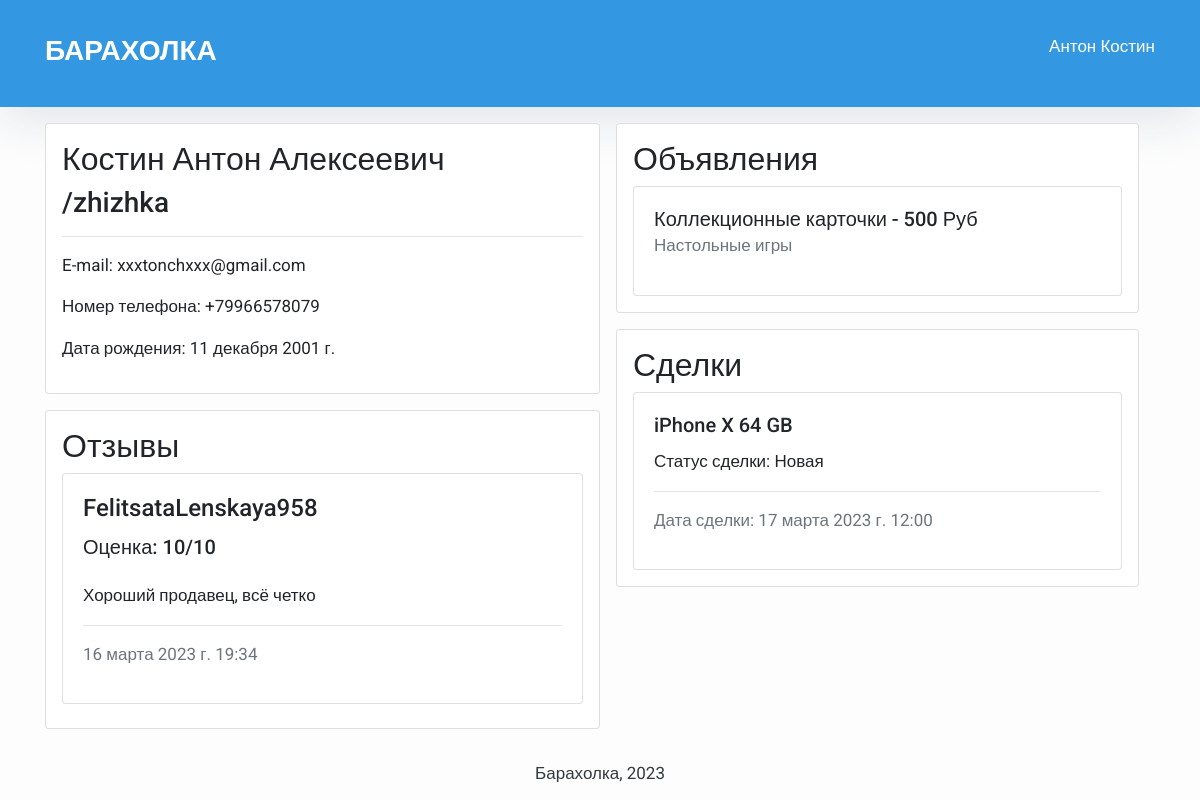
Page /account/ (signed in) on the earlier database version.
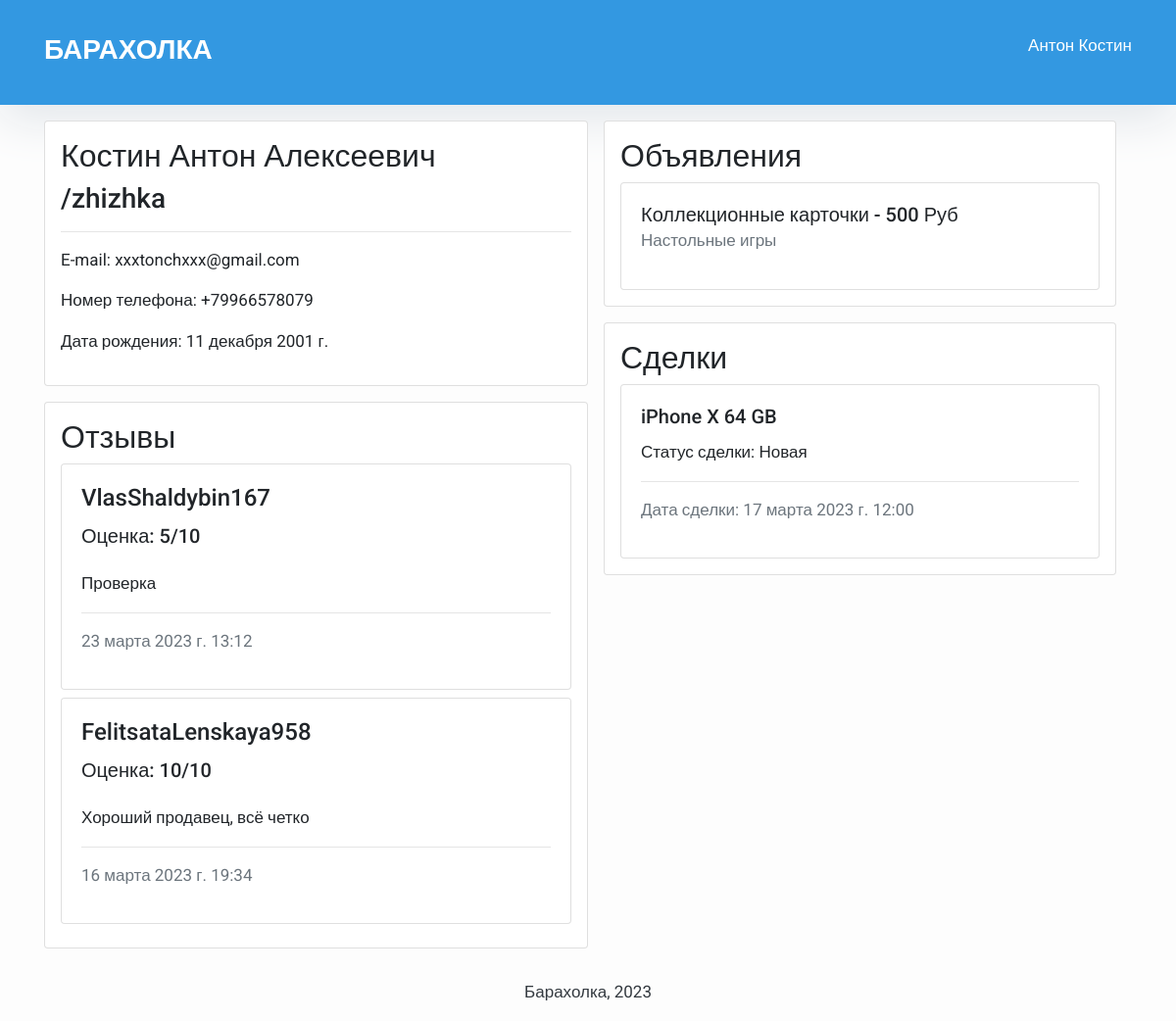
Same page on the later database version.
### avito/models.py (models this page shows, shortened)
class CustomUser(AbstractUser):
    first_name = models.CharField(max_length=30)
    last_name = models.CharField(max_length=30)
    surname = models.CharField(max_length=30)
    phone_number = models.CharField(max_length=11)
    birth_date = models.DateField(null=True, blank=True)
    REQUIRED_FIELDS = ['first_name', 'last_name',
                       'surname', 'phone_number', 'birth_date', 'email']
    class Meta:
        verbose_name = "Пользователь"
        verbose_name_plural = "Пользователи"
    def __str__(self):
        return "{}".format(self.username)

class Comment(models.Model):
    comment_id = models.AutoField(primary_key=True)
    user = models.ForeignKey(CustomUser, on_delete=models.RESTRICT,
                             related_name='%(class)s_requests_created')
    user_comment = models.ForeignKey(
        CustomUser, on_delete=models.RESTRICT)
    text = models.TextField(max_length=100)
    rating = models.PositiveSmallIntegerField()
    created = models.DateTimeField(auto_now_add=True, editable=False)
    class Meta:
        verbose_name = "Комментарий"
        verbose_name_plural = "Комментарии"

class Post(models.Model):
    post_id = models.AutoField(primary_key=True)
    title = models.CharField(max_length=100)
    description = models.TextField(max_length=300)
    seller = models.ForeignKey(CustomUser, on_delete=models.CASCADE)
    price = models.PositiveIntegerField()
    address = models.ForeignKey(Address, on_delete=models.RESTRICT)
    category = models.ForeignKey(PostCategory, on_delete=models.RESTRICT)
    status = models.ForeignKey(
        PostStatus, default="Активно", on_delete=models.RESTRICT)
    class Meta:
        verbose_name = "Обявление"
        verbose_name_plural = "Объявления"
    def __str__(self):
        return str(self.title)

class PostCategory(models.Model):
    postCategory_id = models.AutoField(primary_key=True)
    name = models.CharField(max_length=30)
    class Meta:
        verbose_name = "Категория объявления"
        verbose_name_plural = "Категории объявлений"
    def __str__(self):
        return str(self.name)

class Deal(models.Model):
    deal_id = models.AutoField(primary_key=True)
    post = models.ForeignKey(Post, on_delete=models.CASCADE)
    buyer = models.ForeignKey(CustomUser, on_delete=models.RESTRICT)
    status = models.ForeignKey(DealStatus, on_delete=models.RESTRICT)
    date = models.DateTimeField(editable=True)
    class Meta:
        verbose_name = "Сделка"
        verbose_name_plural = "Сделки"

class DealStatus(models.Model):
    dealStatus_id = models.AutoField(primary_key=True)
    name = models.CharField(max_length=30)
    class Meta:
        verbose_name = "Статус сделки"
        verbose_name_plural = "Статусы сделок"
    def __str__(self):
        return str(self.name)

### avito/views.py (the view)
# urls.py: path('account/', views.account, name='account')                 # Личный кабинет пользователя
@login_required
def account(request):
    current_user = request.user
    reviews = Comment.objects.filter(user=current_user.id).order_by('-created')
    posts = Post.objects.filter(seller=current_user.id).order_by('-post_id')
    deals = Deal.objects.filter(buyer=current_user.id).order_by('status')
    return render(request, 'account.html', {'reviews' : reviews, 'posts' : posts, 'deals' : deals})

### templates/account.html
{% extends "base.html" %}
{% block content %}
<div class="container">
    <div class="d-flex flex-row justify-content-center my-3">
        <div class="d-flex flex-column w-50">
            <div class="card p-3 mb-3">
                <div>
                    <h2> {{ user.last_name}} {{ user.first_name }} {{ user.surname }} </h2>
                    <h3> /{{ user.username }} </h3>
                    <hr>
                    <p> E-mail: {{ user.email }}</p>
                    <p> Номер телефона: +{{ user.phone_number }} </p>
                    <p> Дата рождения: {{ user.birth_date }}</p>
                </div>
            </div>
            <div class="card p-3">
                <h2> Отзывы </h2>
                <div>
                    {% for review in reviews %}
                    <div class="card mb-2">
                        <div class="card-body">
                            <h4 class="card-title"> {{ review.user_comment }} </h4>
                            <h5 class="mb-4"> Оценка: {{ review.rating }}/10 </h5>
                            <div class="text-break">
                                {{ review.text }}
                            </div>
                            <hr>
                            <p class="text-muted"> {{ review.created }} </p>
                        </div>
                    </div>
                    {% endfor %}
                </div>
            </div>
        </div>
        <div class="d-flex flex-column px-3 w-50">
            <div class="card p-3 mb-3">
                <h2> Объявления </h2>
                {% for post in posts %}
                <div class="card">
                    <div class="card-body">
                        <a class="card-title h5" href="{% url 'post_detail' pk=post.pk%}"> {{ post.title }} -
                            {{ post.price}} Руб </a>
                        <p class="text-muted"> {{ post.category }} </p>
                    </div>
                </div>
                {% endfor %}
            </div>
            <div class="card p-3 mb-3">
                <h2> Сделки </h2>
                {% for deal in deals %}
                <div class="card">
                    <div class="card-body">
                        <h5 class="card-title"> {{ deal.post }} </h5>
                        <p class="card-text"> Статус сделки: {{ deal.status}}
                            <hr>
                        <p class="text-muted"> Дата сделки: {{ deal.date }} </p>
                    </div>
                </div>
                {% endfor %}
            </div>
        </div>
    </div>
</div>
{% endblock %}

### templates/base.html (shortened to what this page needs)
<!DOCTYPE html>
<html>
<head>
    <link rel="stylesheet" href="https://maxcdn.bootstrapcdn.com/bootstrap/4.0.0/css/bootstrap.min.css"
 />
</head>
<body>
    <header class="masthead">
        <div class="container">
            <div class="d-flex justify-content-between">
                <div class="site-heading">
                    <a href="{% url 'home' %}">
                        <h3 class=" site-heading my-4 mt-3 text-white font-weight-bold"> БАРАХОЛКА </h3>
                    </a>
                </div>
                <a href="{% url 'account' %}" class="mt-3 my-4 text-white"> {{ user.first_name }} {{ user.last_name }} </a>
            </div>
        </div>
    </header>
    {% block content %}
    {% endblock content %}
    <footer class="py-3 bg-grey">
        <p class="m-0 text-dark text-center ">Барахолка, 2023</p>
    </footer>
</body>
</html>

### templates/base.html (style rules this page uses)
body { font-family: "Roboto", sans-serif; font-size: 17px; background-color: #fdfdfd; }
.masthead { background: #3398E1; height: auto; padding-bottom: 15px; box-shadow: 0 16px 48px #E3E7EB; padding-top: 10px; }

Differences in the rows shown:
added Comment: user_comment "VlasShaldybin167", rating "5", text "Проверка", created "23 марта 2023 г. 13:12"
